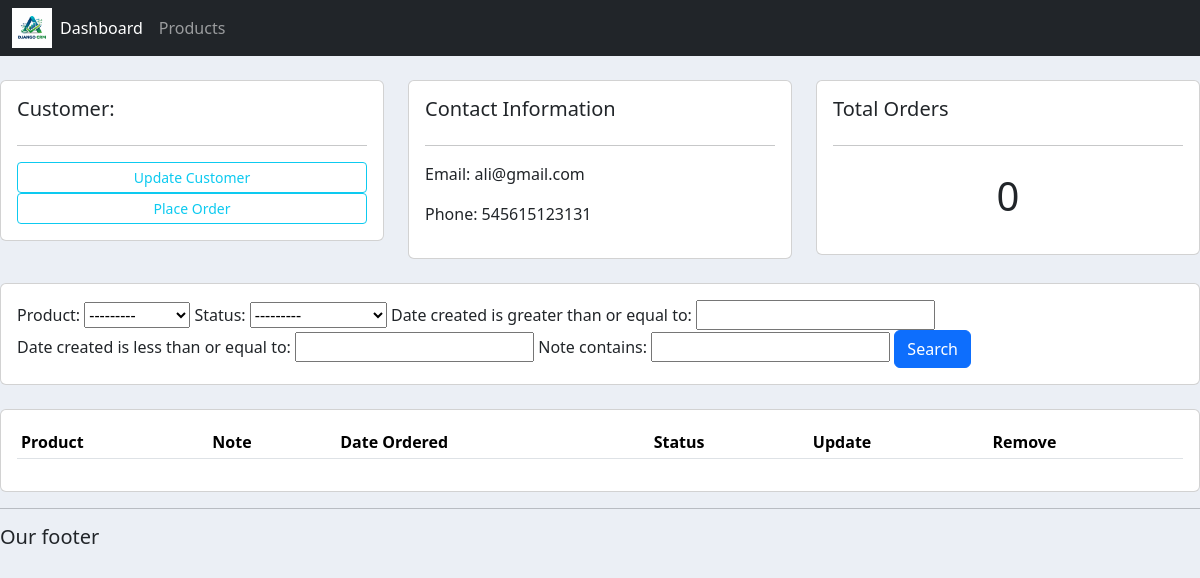
/customers/2/, run on an earlier commit of the app's database.
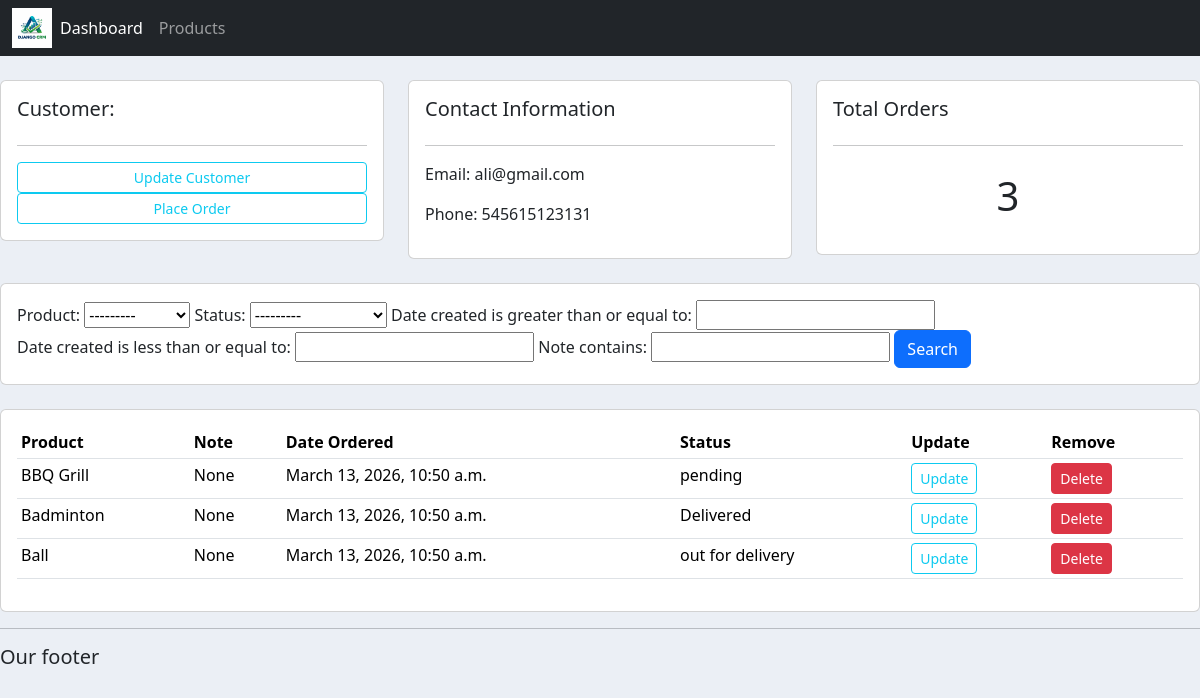
And on a later commit of the database.
### accounts/models.py (models this page shows, shortened)
class Order(models.Model):
    STATUS = (
	('pending','pending'),
	('out for delivery','out for delivery'),
	('Delivered','Delivered'),
	)
    customer = models.ForeignKey(Customer,null=True,on_delete=models.SET_NULL)
    product = models.ForeignKey(Product,null=True,on_delete=models.SET_NULL)
    date_created = models.DateTimeField(auto_now_add=True,null=True)
    status = models.CharField(max_length=200,null=True,choices=STATUS)
    note = models.CharField(max_length=1000,null=True)

class Product(models.Model):
    CATEGORY = (
		('Indoor','Indoor'),
		('Outdoor','Outdoor')
	)
    name = models.CharField(max_length=200,null=True)
    price = models.FloatField(null=True)
    category = models.CharField(max_length=200,null=True,choices=CATEGORY)
    description = models.CharField(max_length=200,null=True,blank=True)
    date_created = models.DateTimeField(auto_now_add=True,null=True)
    tag = models.ManyToManyField(Tag)
    def __str__(self):
        return self.name

### accounts/views.py (the view)
# urls.py: path('customers/<str:pk>/',views.customer,name='customer'),
def customer(request,pk):
    customer = Customer.objects.get(id=pk)
    orders = customer.order_set.all()
    orders_count = orders.count()
    myFilter = OrderFilter(request.GET, queryset=orders)
    orders = myFilter.qs
    context = {'customer': customer, 'orders': orders, 'orders_count': orders_count, 'myFilter': myFilter}
    return render(request,'accounts/customers.html', context)

### accounts/templates/accounts/customers.html (shortened to what this page needs)
{% extends "accounts/main.html" %}
    {% block content %}
    <br>
<div class="row">
	<div class="col-md">
		<div class="card card-body">
			<h5>Customer:</h5>
			<hr>
			<a class="btn btn-outline-info  btn-sm btn-block" href="">Update Customer</a>
			<a class="btn btn-outline-info  btn-sm btn-block" href="{% url 'create_order' customer.id %}">Place Order</a>
		</div>
	</div>
	<div class="col-md">
		<div class="card card-body">
			<h5>Contact Information</h5>
			<hr>
			<p>Email: {{ customer.email }}</p>
			<p>Phone: {{ customer.phone }}</p>
		</div>
	</div>
	<div class="col-md">
		<div class="card card-body">
			<h5>Total Orders</h5>
			<hr>
			<h1 style="text-align: center;padding: 10px">{{ orders_count }}</h1>
		</div>
	</div>
</div>
<br>
<div class="row">
	<div class="col">
		<div class="card card-body">
			<form method="get" class="filter-form">
		{{ myFilter.form.product.label_tag }}
		{{ myFilter.form.product }}
		{{ myFilter.form.status.label_tag }}
		{{ myFilter.form.status }}
		{{ myFilter.form.start_date.label_tag }}
		{{ myFilter.form.start_date }}
		{{ myFilter.form.end_date.label_tag }}
		{{ myFilter.form.end_date }}
		{{ myFilter.form.note.label_tag }}
		{{ myFilter.form.note }}
		    <button class="btn btn-primary" type="submit">Search</button>
		  </form>
		</div>
	</div>
</div>
<br>
<div class="row">
	<div class="col-md">
		<div class="card card-body">
			<table class="table table-sm">
				<tr>
					<th>Product</th>
					<th>Note</th>
					<th>Date Ordered</th>
					<th>Status</th>
					<th>Update</th>
					<th>Remove</th>
				</tr>
				{% for order in orders %}
				<tr>
					<td>{{ order.product.name }}</td>
					<td>{{ order.note }}</td>
					<td>{{ order.date_created }}</td>
					<td>{{ order.status }}</td>
					<td><a class="btn btn-outline-info btn-sm" href="{% url 'update_order' order.id %}">Update</a></td>
                    <td><a class = "btn btn-danger btn-sm" href="{% url 'delete_order' order.id %}">Delete</a></td>
				</tr>
				{% endfor %}
			</table>
		</div>
	</div>
</div>
    {% endblock %}

What changed in the data, as far as the page shows it:
added Order: product.name "BBQ Grill", note "None", date_created "March 13, 2026, 10:50 a.m.", status "pending"
added Order: product.name "Badminton", note "None", date_created "March 13, 2026, 10:50 a.m.", status "Delivered"
added Order: product.name "Ball", note "None", date_created "March 13, 2026, 10:50 a.m.", status "out for delivery"
Also different on the page:
{{ orders_count }}: "0" → "3"
